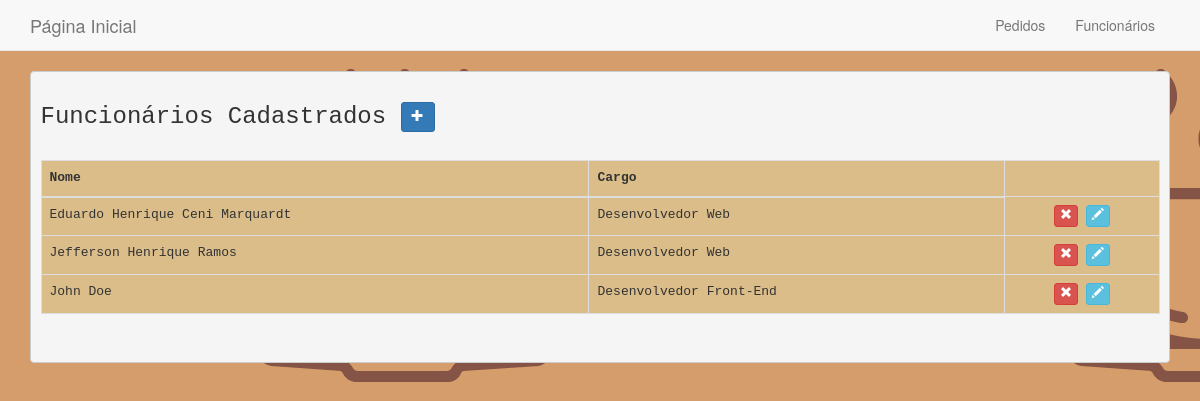
The page /index.php?modulo=Funcionario&acao=listar on the database its author committed.
### tables this page shows
CREATE TABLE funcionario (
  id int(11) NOT NULL AUTO_INCREMENT,
  nome varchar(100) NOT NULL,
  cargo varchar(255) NOT NULL,
  permissao tinyint(1) NOT NULL,
  PRIMARY KEY (id),
  UNIQUE KEY nome_UNIQUE (nome)
);

### model/FuncionarioModel.class.php (called while the page is built, shortened)
<?php
class FuncionarioModel {
  private $conexao;
  function __construct() {
    try {
      $this->conexao = new PDO("mysql:host=localhost; port=3306; dbname=cafe", "root", "");
      $this->conexao->setAttribute(PDO::ATTR_ERRMODE, PDO::ERRMODE_EXCEPTION);
    } catch (PDOException $e) {
      echo "<pre>Erro ao conectar com o Banco de Dados";
      echo "<br />";
      echo $e->getMessage();
      echo "</pre>";
    }
  }
  public function consultar(){
    try {
      $sql = "SELECT * FROM funcionario ORDER BY nome";
      $query = $this->conexao->prepare($sql);
      $query->execute();
      $arrayDados = $query->fetchAll(PDO::FETCH_ASSOC);
      return $arrayDados;
    } catch (PDOException $e) {
      echo "<pre>Erro ao consultar os funcionários";
      echo "<br />";
      echo $e->getMessage();
      echo "</pre>";
      return false;
    }
  }
}

### core/view/Template.class.php (called while the page is built, shortened)
<?php
class Template {
  public function iniciar() {
    $template = file_get_contents("view/html/template.html");
    if (class_exists(App::$modulo)) {
      $modulo_obj = new $modulo_class;
      if (method_exists($modulo_obj, App::$acao)) {
        $modulo_acao = App::$acao;
        $conteudo = $modulo_obj->$modulo_acao();
      } else {
        $conteudo = "Ação [" . App::$acao . "] não encontrada";
      }
    } else {
      $conteudo = "Módulo [" . App::$modulo . "] não encontrado";
    }
    $html = str_replace("#CONTEUDO#", $conteudo, $template);
    return $html;
  }
}
?>

### core/controller/App.class.php (called while the page is built, shortened)
<?php
class App {
  public function iniciar() {
    $template = new Template();
    $html = $template->iniciar();
    return $html;
  }
}
?>

### controller/Funcionario.class.php (the view, shortened to what this page needs)
<?php
class Funcionario {
  public function listar() {
    $htmlFuncionarios = file_get_contents("view/html/funcionarios.html");
    $funcionarioModel = new FuncionarioModel();
    $arrayDados = $funcionarioModel->consultar();
    $registros = "";
    if (is_array($arrayDados)) {
      foreach ($arrayDados as $reg) {
        $id = $reg["id"];
        $registros .= "<tr>";
        $registros .= "<td>" . $reg["nome"] . "</td>";
        $registros .= "<td>" . $reg["cargo"] . "</td>";
        $registros .= "</td>";
        $registros .= '<td style="text-align:center"><a href="index.php?modulo=Funcionario&acao=excluir&chave=' . $id . '" class="btn btn-danger btn-xs"><span class="glyphicon glyphicon-remove"></span></a>'
        . ' <a href="index.php?modulo=Funcionario&acao=editar&chave=' . $id . '/" class="btn btn-info btn-xs"><span class="glyphicon glyphicon-pencil"></span></a></td>';
        $registros .= "</tr>";
      }
    }
    $html = str_replace("#REGISTROS#", $registros, $htmlFuncionarios);
    return $html;
  }
}

### rows shown on the page
funcionario: nome "Eduardo Henrique Ceni Marquardt", cargo "Desenvolvedor Web"
funcionario: nome "Jefferson Henrique Ramos", cargo "Desenvolvedor Web"
funcionario: nome "John Doe", cargo "Desenvolvedor Front-End"

### other values the page prints
$html "Página Inicial Funcionários Pedidos Funcionários Cadastrados Nome Cargo"
